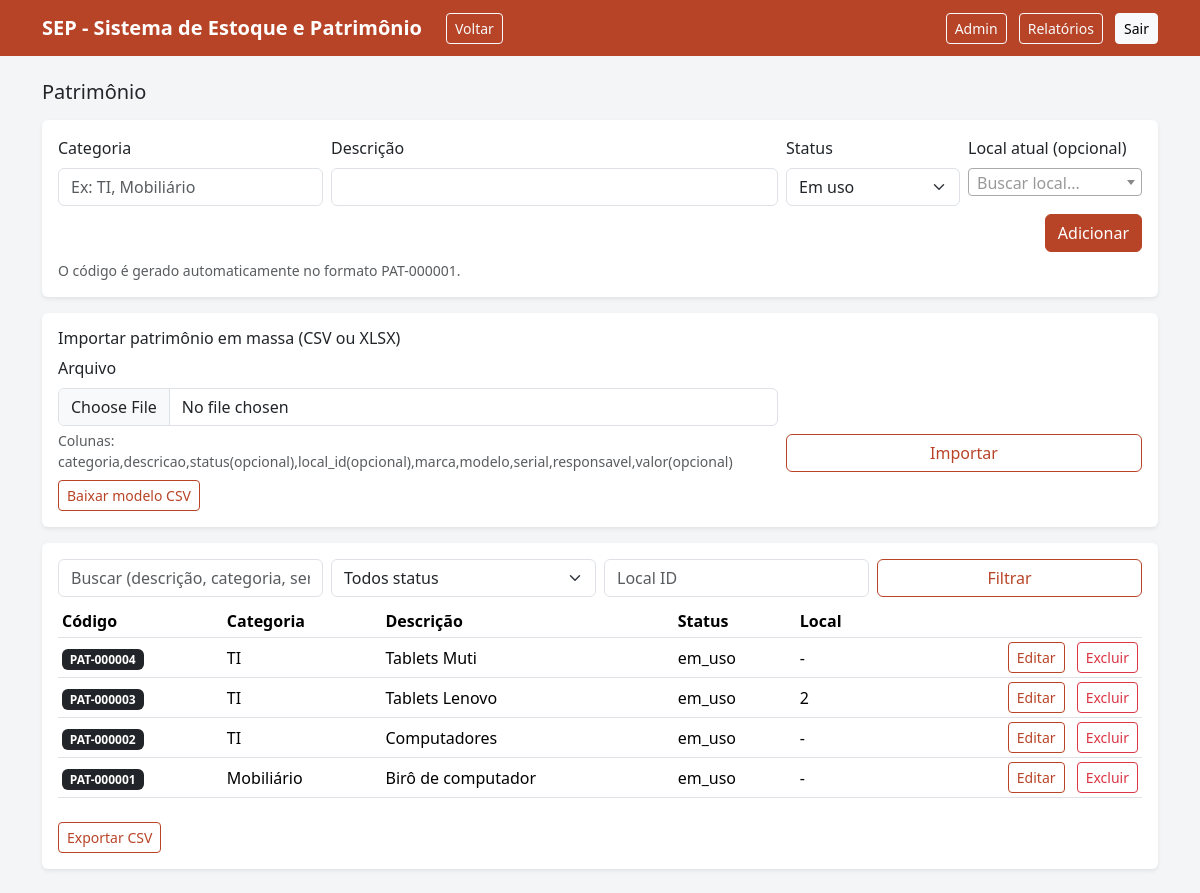
Page /admin/patrimonio (signed in) on the committed database.
### models.py (models this page shows)
class PatrimonioItem(db.Model):
    __tablename__ = "patrimonio_item"
    id = db.Column(db.Integer, primary_key=True)
    codigo = db.Column(db.String(20), unique=True, nullable=False)  # PAT-000001
    categoria = db.Column(db.String(120), nullable=False)
    descricao = db.Column(db.String(250), nullable=False)
    marca = db.Column(db.String(120), nullable=True)
    modelo = db.Column(db.String(120), nullable=True)
    serial = db.Column(db.String(120), nullable=True)
    data_aquisicao = db.Column(db.Date, nullable=True)
    valor = db.Column(db.Float, nullable=True)
    status = db.Column(db.String(40), nullable=False, default="em_uso")  # em_uso, em_estoque, alocado, manutencao, baixado
    local_atual_id = db.Column(db.Integer, db.ForeignKey("local.id"), nullable=True)
    projeto_atual_id = db.Column(db.Integer, db.ForeignKey("projeto.id"), nullable=True)
    projeto_atual = db.relationship("Projeto", foreign_keys=[projeto_atual_id])
    projeto_id = db.Column(db.Integer, db.ForeignKey("projeto.id"), nullable=True)
    responsavel = db.Column(db.String(120), nullable=True)
    observacao = db.Column(db.Text, nullable=True)
    created_at = db.Column(db.DateTime, default=datetime.utcnow, nullable=False)

### app.py (the view, shortened to what this page needs)
    @app.route("/admin/patrimonio", methods=["GET", "POST"])
    @admin_required
    def admin_patrimonio():
        q = (request.args.get("q") or "").strip()
        status = (request.args.get("status") or "").strip()
        local_id = request.args.get("local_id", type=int)
        query = PatrimonioItem.query
        if status:
            query = query.filter(PatrimonioItem.status == status)
        if local_id:
            query = query.filter(PatrimonioItem.local_atual_id == local_id)
        itens = query.order_by(PatrimonioItem.id.desc()).limit(500).all()
        return render_template("admin_patrimonio.html", itens=itens, q=q, status=status, local_id=local_id)

### templates/admin_patrimonio.html (shortened to what this page needs)
{% extends "base.html" %}
{% block content %}
<h1 class="h5 mb-3">Patrimônio</h1>
<div class="card shadow-sm mb-3">
  <div class="card-body">
    <form method="post" class="row g-2">
      <div class="col-md-3">
        <label class="form-label">Categoria</label>
        <input class="form-control" name="categoria" placeholder="Ex: TI, Mobiliário" required>
      </div>
      <div class="col-md-5">
        <label class="form-label">Descrição</label>
        <input class="form-control" name="descricao" required>
      </div>
      <div class="col-md-2">
        <label class="form-label">Status</label>
        <select class="form-select" name="status">
          <option value="em_uso">Em uso</option>
        </select>
      </div>
      <div class="col-md-2">
        <label class="form-label">Local atual (opcional)</label>
      </div>
      <div class="col-12 d-grid d-md-flex justify-content-end">
        <button class="btn btn-primary">Adicionar</button>
      </div>
    </form>
    <div class="form-text mt-2">O código é gerado automaticamente no formato PAT-000001.</div>
  </div>
</div>
<div class="card shadow-sm mb-3">
  <div class="card-body">
    <h2 class="h6 mb-2">Importar patrimônio em massa (CSV ou XLSX)</h2>
    <form method="post" action="{{ url_for('admin_patrimonio_import') }}" enctype="multipart/form-data" class="row g-2 align-items-end">
      <div class="col-md-8">
        <label class="form-label">Arquivo</label>
        <input class="form-control" type="file" name="arquivo" accept=".csv,.xlsx" required>
        <div class="form-text">Colunas: categoria,descricao,status(opcional),local_id(opcional),marca,modelo,serial,responsavel,valor(opcional)</div>
      </div>
      <div class="col-md-4 d-grid">
        <button class="btn btn-outline-primary">Importar</button>
      </div>
    </form>
    <div class="mt-2">
      <a class="btn btn-sm btn-outline-primary" href="{{ url_for('admin_patrimonio_modelo') }}">Baixar modelo CSV</a>
    </div>
  </div>
</div>
<div class="card shadow-sm">
  <div class="card-body">
    <form class="row g-2 mb-2" method="get">
      <div class="col-md-3">
        <input class="form-control" name="q" value="{{ q }}" placeholder="Buscar (descrição, categoria, serial)">
      </div>
      <div class="col-md-3">
        <select class="form-select" name="status">
          <option value="">Todos status</option>
        </select>
      </div>
      <div class="col-md-3">
        <input class="form-control" name="local_id" value="{{ local_id or '' }}" placeholder="Local ID">
      </div>
      <div class="col-md-3 d-grid">
        <button class="btn btn-outline-primary">Filtrar</button>
      </div>
    </form>
    <div class="table-responsive">
      <table class="table table-sm align-middle">
        <thead><tr><th>Código</th><th>Categoria</th><th>Descrição</th><th>Status</th><th>Local</th><th></th></tr></thead>
        <tbody>
          {% for it in itens %}
            <tr>
              <td><span class="badge bg-dark">{{ it.codigo }}</span></td>
              <td>{{ it.categoria }}</td>
              <td>{{ it.descricao }}</td>
              <td>{{ it.status }}</td>
              <td>{{ it.local_atual_id or '-' }}</td>
              <td class="text-end"><a class="btn btn-sm btn-outline-primary" href="{{ url_for('admin_patrimonio_edit', item_id=it.id) }}">Editar</a>
<form method="post" action="{{ url_for('admin_patrimonio_delete', item_id=it.id) }}" class="d-inline" onsubmit="return confirm('Excluir este item?');">
  <button class="btn btn-sm btn-outline-danger ms-2">Excluir</button>
</form></td>
            </tr>
          {% endfor %}
        </tbody>
      </table>
    </div>
    <div class="mt-2">
      <a class="btn btn-sm btn-outline-primary" href="{{ url_for('export_patrimonio_xlsx') }}">Exportar CSV</a>
    </div>
  </div>
</div>
{% endblock %}

### templates/base.html (style rules this page uses)
:root { --sep-primary:#B84428; --sep-secondary:#5B91C6; --sep-accent:#E2B353; --sep-bg:#f4f5f7; --sep-dark:#1f2937; }
body { background: var(--sep-bg); }
.btn-primary { background: var(--sep-primary); border-color: var(--sep-primary); }
.btn-outline-primary { border-color: var(--sep-primary); color: var(--sep-primary); }
a { color: var(--sep-secondary); }
.card { border: none; }

### rows in the picture
PatrimonioItem: codigo "PAT-000004", categoria "TI", descricao "Tablets Muti", status "em_uso", local_atual_id "-"
PatrimonioItem: codigo "PAT-000003", categoria "TI", descricao "Tablets Lenovo", status "em_uso", local_atual "2"
PatrimonioItem: codigo "PAT-000002", categoria "TI", descricao "Computadores", status "em_uso", local_atual_id "-"
PatrimonioItem: codigo "PAT-000001", categoria "Mobiliário", descricao "Birô de computador", status "em_uso", local_atual_id "-"

### other values in the picture
{{ app_title or "SEP" }} "SEP - Sistema de Estoque e Patrimônio"
